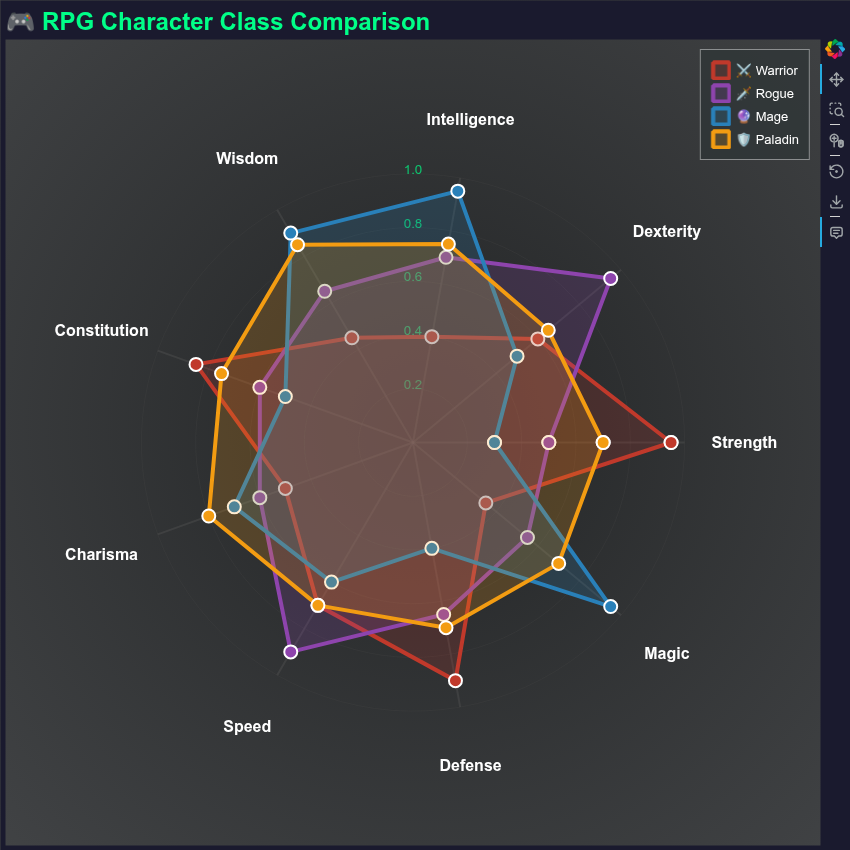

Source code (Python):

from bokeh_rocks import create_radar_chart, show, save_plot
categories7 = [
    'Strength',
    'Dexterity',
    'Intelligence',
    'Wisdom',
    'Constitution',
    'Charisma',
    'Speed',
    'Defense',
    'Magic'
]

character_data = [
    [0.95, 0.60, 0.40, 0.45, 0.85, 0.50, 0.70, 0.90, 0.35],  # Warrior
    [0.50, 0.95, 0.70, 0.65, 0.60, 0.60, 0.90, 0.65, 0.55],  # Rogue
    [0.30, 0.50, 0.95, 0.90, 0.50, 0.70, 0.60, 0.40, 0.95],  # Mage
    [0.70, 0.65, 0.75, 0.85, 0.75, 0.80, 0.70, 0.70, 0.70],  # Paladin
]

character_names = ['⚔️ Warrior', '🗡️ Rogue', '🔮 Mage', '🛡️ Paladin']
character_colors = ['#c0392b', '#8e44ad', '#2980b9', '#f39c12']

chart7 = create_radar_chart(
    categories=categories7,
    series_data=character_data,
    series_names=character_names,
    colors=character_colors,
    title="🎮 RPG Character Class Comparison",
    width=850,
    height=850,
    fill_alpha=0.2,
    line_width=4,
    marker_size=13,
    grid_levels=5,
    theme="dark",
    background_gradient="radial-gradient(circle at center, #232526 0%, #414345 100%)"
)

show(chart7)
save_plot(chart7, "output/radar_07")
